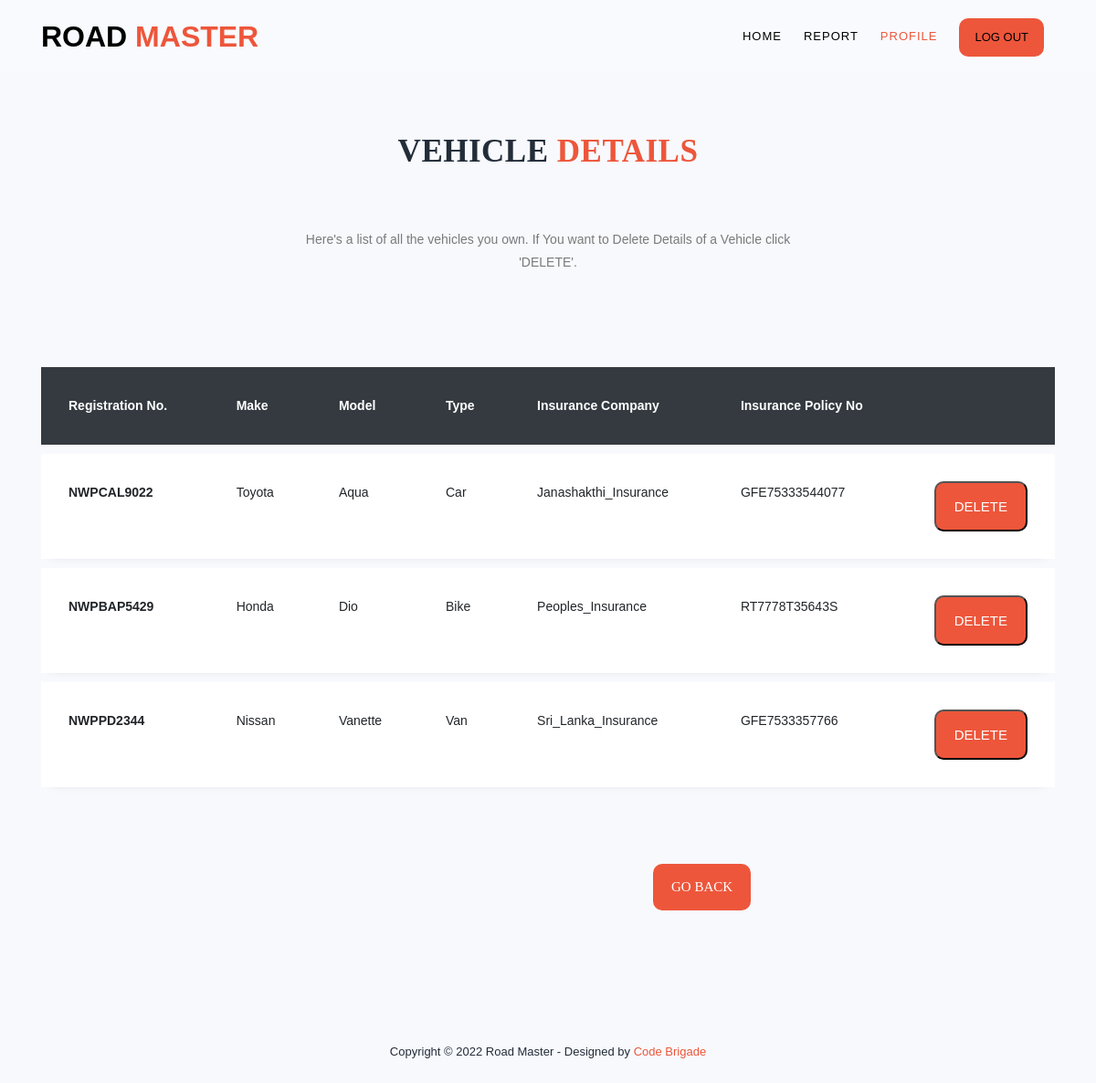
The app's page /VehiDel.php (signed in) with its own data.
### tables this page shows
CREATE TABLE `vehicle` (
  `Vehicle_Id` int(11) NOT NULL,
  `Registration_No` varchar(10) NOT NULL,
  `Insurance_Company` varchar(100) NOT NULL,
  `Insurance_Policy_No` varchar(50) NOT NULL,
  `Type` varchar(20) NOT NULL,
  `Make` varchar(50) NOT NULL,
  `Model` varchar(50) NOT NULL,
  `Driver_Id` int(11) NOT NULL,
  `Date` date NOT NULL DEFAULT current_timestamp()
);

### functions.php (called while the page is built, shortened)
<?php
function check_login($con)
{
	if(isset($_SESSION['D_Id']))
	{
		$id = $_SESSION['D_Id'];
		$query = "select * from Driver where Driver_Id = '$id' limit 1";
		$result = mysqli_query($con,$query);
		if($result && mysqli_num_rows($result) > 0)
		{
			$user_data = mysqli_fetch_assoc($result);
			return $user_data;
		}
	}
}
?>

### VehiDel.php (the view, shortened to what this page needs)
<?php
     include("connection.php");
     include("functions.php");
     $userdata=check_login($con);
?>
<!DOCTYPE html>
<html lang="en">
  <head>
    <link rel="stylesheet" type="text/css" href="assets/css/bootstrap.min.css">
    <link rel="stylesheet" type="text/css" href="assets/css/font-awesome.css">
    <link rel="stylesheet" href="assets/css/test2.css">
    <link rel="stylesheet" type="text/css" href="assets/css/bootstrap.css" />
    <link href="assets/css/style.css" rel="stylesheet" />
    <link href="assets/css/style1.css" rel="stylesheet" />
    <link href="assets/css/responsive.css" rel="stylesheet" />
    </head>
    <body>
    <header class="header-area header-sticky">
      <div class="container">
          <div class="row">
              <div class="col-12">
              <nav class="main-nav">
                      <a href="Home.php" class="logo">Road<em> Master</em></a>
                      <ul class="nav">
                            <li class="scroll-to-section"><a href="home.php">Home</a></li>
                            <?php
                                if(!(isset($_SESSION['D_Id']))){echo"
                                    <li class='main-button'><a href='Login.php'>Log In</a></li>";
                                }
                                else{echo"
                                    <li class='scroll-to-section'><a href='ReportMain.php' >Report</a></li>
                                    <li class='scroll-to-section'><a href='profile.php' class='active'>Profile</a></li>
                                    <li class='main-button'><a href='logout.php'>Log Out</a></li>";}
                                ?>
                        </ul>
                  </nav>
              </div>
          </div>
      </div>
  </header>
    <div class="container">
        <div class="row">
            <div class="col-lg-6 offset-lg-3">
                <div class="section-heading">
                    <h2 style= "font-size:35px ; font-family:Aachen BT">Vehicle <em>Details</em></h2>
                  <br>
                  <br>
                    <p>Here's a list of all the vehicles you own. If You want to Delete Details of a Vehicle click 'DELETE'.</p>
                </div>
            </div>
        </div>
    </div>
<section class="ftco-section">
		<div class="container" style="margin-top:-100px;">
			<div class="row">
				<div class="col-md-12">
					<div class="table-wrap">
						<table class="table">
						  <thead class="thead-dark">
						    <tr>
						      <th>Registration No.</th>
						      <th>Make</th>
						      <th>Model</th>
						      <th>Type</th>
						      <th>Insurance Company</th>
						      <th>Insurance Policy No</th>
						      <th>&nbsp;</th>
						    </tr>
						  </thead>
						  <tbody>
                              <?php
                                $Did = $userdata['Driver_Id'];
                                $sqry="SELECT * FROM vehicle where Driver_Id = $Did";
                                if(!($squ= mysqli_query($con,$sqry)))
                                {
                                    echo"Data retrival failed";
                                }
                                while( $row = mysqli_fetch_assoc($squ) )
                                {
                                echo"
                                <tr class='alert' role='alert'>
                                <th scope='row'>{$row['Registration_No']}</th>
                                <td>{$row['Make']}</td>
                                <td>{$row['Model']}</td>
                                <td>{$row['Type']}</td>
                                <form method='post'>
                                <td>{$row['Insurance_Company']}</td>
                                <td>{$row['Insurance_Policy_No']}</td>
                                <td width='100px'>
                                    <!-- <a href='#' class='close' data-dismiss='alert' aria-label='Close'>
                                  <span aria-hidden='true'><i class='fa fa-close'></i></span> -->
                                    <input type='hidden' name='Vid' value='{$row['Vehicle_Id']}'>
                                  <div class='trainer-item'>
                                      <div >
                                          <div class='main-button'>
                                          <input type='Submit' value='DELETE'></div>
                                      </div>
                                  </div>
                              </td>
                              </form>
                              </tr>"
                              ;}
                              ?>
						  </tbody>
						</table>
					</div>
				</div>
			</div>
		</div>
        <br>
        <br>
        <div class="col-lg-2 offset-lg-9" style=" margin-left: 700px; margin-right: auto;">
                <div class="trainer-item" >
                    <div >
                    <div class="main-button"><a style= " font-family:Aachen BT ; border-color:white; " href="Vehiedit.php">Go Back</a></div>
                    </div>
                </div>
            </div>
	</section>
    <footer>
      <div class="container">
          <div class="row">
              <div class="col-lg-12">
              <p>Copyright &copy; 2022 Road Master
                  - Designed by <a rel="nofollow" href="Home.php" class="tm-text-link" >Code Brigade</a></p>
              </div>
          </div>
      </div>
  </footer>
  </body>
</html>

### assets/css/test2.css (style rules this page uses)
html, body, div, span, applet, object, iframe, h1, h2, h3, h4, h5, h6, p, blockquote, div pre, a, abbr, acronym, address, big, cite, code, del, dfn, em, font, img, ins, kbd, q, s, samp, small, strike, strong, sub, sup, tt, var, b, u, i, center, dl, dt, dd, ol, ul, li, figure, header, nav, section, article, aside, footer, figcaption { margin: 0; padding: 0; border: 0; outline: 0; }
ul, li { padding: 0; margin: 0; list-style: none; }
header, nav, section, article, aside, footer, hgroup { display: block; }
* { box-sizing: border-box; }
html, body { font-family: 'Poppins', sans-serif; font-weight: 400; background-color: #fff; font-size: 16px; -ms-text-size-adjust: 100%; -webkit-font-smoothing: antialiased; -moz-osx-font-smoothing: grayscale; }
a { text-decoration: none !important; }
h1, h2, h3, h4, h5, h6 { margin-top: 0px; margin-bottom: 0px; }
ul { margin-bottom: 0px; }
p { font-size: 14px; line-height: 25px; color: #7a7a7a; }
html, body { background: #fff; font-family: 'Poppins', sans-serif; }
.section-heading { text-align: center; margin-top: 140px; margin-bottom: 80px; }
.section-heading h2 { font-size: 28px; font-weight: 800; color: #232d39; text-transform: uppercase; letter-spacing: 0.5px; margin-top: 0px; margin-bottom: 0px; }
.section-heading h2 em { font-style: normal; color: #ed563b; }
.main-button a { display: inline-block; font-size: 15px; padding: 12px 20px; background-color: #ed563b; border-radius: 10px; color: #fff; text-align: center; font-weight: 400; text-transform: uppercase; transition: all .3s; }
.main-button input { display: inline-block; font-size: 15px; padding: 12px 20px; background-color: #ed563b; border-radius: 10px; color: #fff; text-align: center; font-weight: 400; text-transform: uppercase; transition: all .3s; }
.header-area { position: absolute; top: 0px; left: 0px; right: 0px; z-index: 100; height: 80px; background: rgba(250,250,250,0.1); -webkit-transition: all .5s ease 0s; -moz-transition: all .5s ease 0s; -o-transition: all .5s ease 0s; transition: all .5s ease 0s; }
.header-area .main-nav { min-height: 80px; background: transparent; }
.header-area .main-nav .logo { line-height: 80px; color: rgb(0, 0, 0); font-size: 32px; font-weight: 800; text-transform: uppercase; float: left; -webkit-transition: all 0.3s ease 0s; -moz-transition: all 0.3s ease 0s; -o-transition: all 0.3s ease 0s; transition: all 0.3s ease 0s; }
.header-area .main-nav .logo em { font-style: normal; color: #ed563b; font-weight: 900; }
.header-area .main-nav .nav { float: right; margin-top: 27px; margin-right: 0px; background-color: transparent; -webkit-transition: all 0.3s ease 0s; -moz-transition: all 0.3s ease 0s; -o-transition: all 0.3s ease 0s; transition: all 0.3s ease 0s; position: relative; z-index: 999; }
.header-area .main-nav .nav li { padding-left: 20px; padding-right: 20px; }
.header-area .main-nav .nav li a { display: block; font-weight: 500; font-size: 13px; color: #7a7a7a; text-transform: uppercase; -webkit-transition: all 0.3s ease 0s; -moz-transition: all 0.3s ease 0s; -o-transition: all 0.3s ease 0s; transition: all 0.3s ease 0s; height: 40px; line-height: 40px; border: transparent; letter-spacing: 1px; }
.header-area .main-nav .nav li a { color: rgb(0, 0, 0); }
.header-area .main-nav .nav li:last-child a { display: inline-block; font-size: 13px; padding: 11px 17px; background-color: #ed563b; color: rgb(0, 0, 0); text-align: center; font-weight: 400; letter-spacing: 0px; text-transform: uppercase; transition: all .3s; height: auto; line-height: 20px; }
.header-area .main-nav .nav li:hover a, .header-area .main-nav .nav li a.active { color: #ed563b!important; opacity: 1; }
.header-area.header-sticky { min-height: 80px; }
.header-area.header-sticky .nav { margin-top: 20px !important; }
.header-area.header-sticky .nav li a.active { color: #ed563b; }
@media (max-width: 1200px) { .header-area .main-nav .nav li { padding-left: 12px; padding-right: 12px; } }
@media (max-width: 1200px) { .header-area .main-nav:before { display: none; } }
@media (min-width: 767px) { .header-area .main-nav .nav { display: flex !important; } }
footer { text-align: center; padding: 30px 0px; }
footer p { color: #232d39; font-size: 13px; }
footer p a { cursor: pointer; color: #ed563b; }

### assets/css/style.css (style rules this page uses)
body { font-family: "Open Sans", sans-serif; background-color: #fffcf4; }
a, a:hover, a:focus { text-decoration: none; }

### records on screen
vehicle: Registration_No "NWPCAL9022", Make "Toyota", Model "Aqua", Type "Car", Insurance_Company "Janashakthi_Insurance", Insurance_Policy_No "GFE75333544077"
vehicle: Registration_No "NWPBAP5429", Make "Honda", Model "Dio", Type "Bike", Insurance_Company "Peoples_Insurance", Insurance_Policy_No "RT7778T35643S"
vehicle: Registration_No "NWPPD2344", Make "Nissan", Model "Vanette", Type "Van", Insurance_Company "Sri_Lanka_Insurance", Insurance_Policy_No "GFE7533357766"
